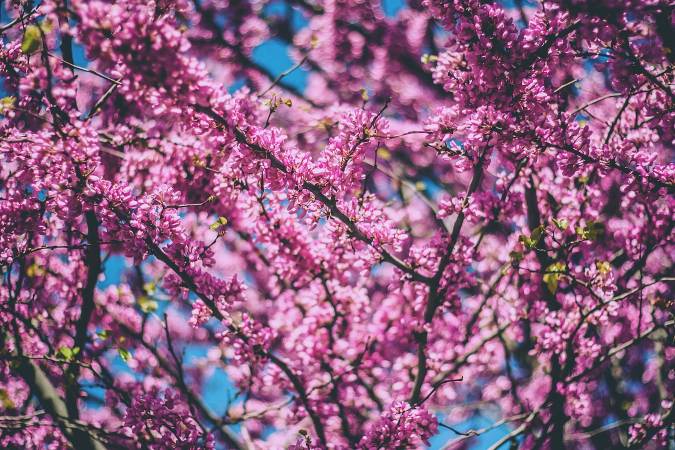
#> input picture create_bucket/ax/photo-1442410519123-a33d5dc262b1.jpg, 1350 x 900 px, given in place of axphoto-1445140463371-d8036feedc2f.jpg, which was not available (shown at 1/2 size)
$ python image.py
#> lines starting #> are read from the running program, lines starting #| are printed output that depends on the picture; pictures that were not available may be replaced by others from this repository, and a replacement may not be noted
import time
from PIL import Image, ImageFilter
import os
import concurrent.futures

PATH = "D:\\job\Code\\create_bucket\\ax\\"


def resize_image(path):
    size = (200, 200)
    img_byte = Image.open(path)
#> img_byte is the input picture: PIL image 1350x900 RGB; mean R, G, B 139.9, 94.7, 127.3
    # img = img_byte.filter(ImageFilter.BoxBlur(15))


    img=img_byte.convert('1')
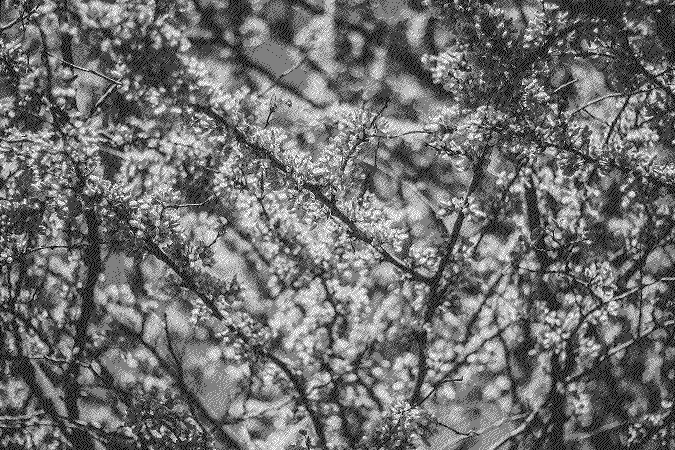
#> img: PIL image 1350x900 1 (shown at 1/2 size); 43.7% white in thin lines or dots
    img.thumbnail(size)
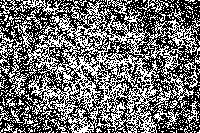
#> img: PIL image 200x133 1; 43.3% white in thin lines or dots

    save_path = PATH + '\\' + 'thumbnail\\' + path.split('\\')[5]
    img.save(save_path)
    print(F"image {path} was saved successfully")


# Press the green button in the gutter to run the script.
if __name__ == '__main__':

    print('process startted')
    t1 = time.perf_counter()
    for img_dir, _, image_name in os.walk(PATH):
        image_list = [img_dir + x for x in image_name]

        break
    with concurrent.futures.ThreadPoolExecutor() as ex:
        ex.map(resize_image, image_list)
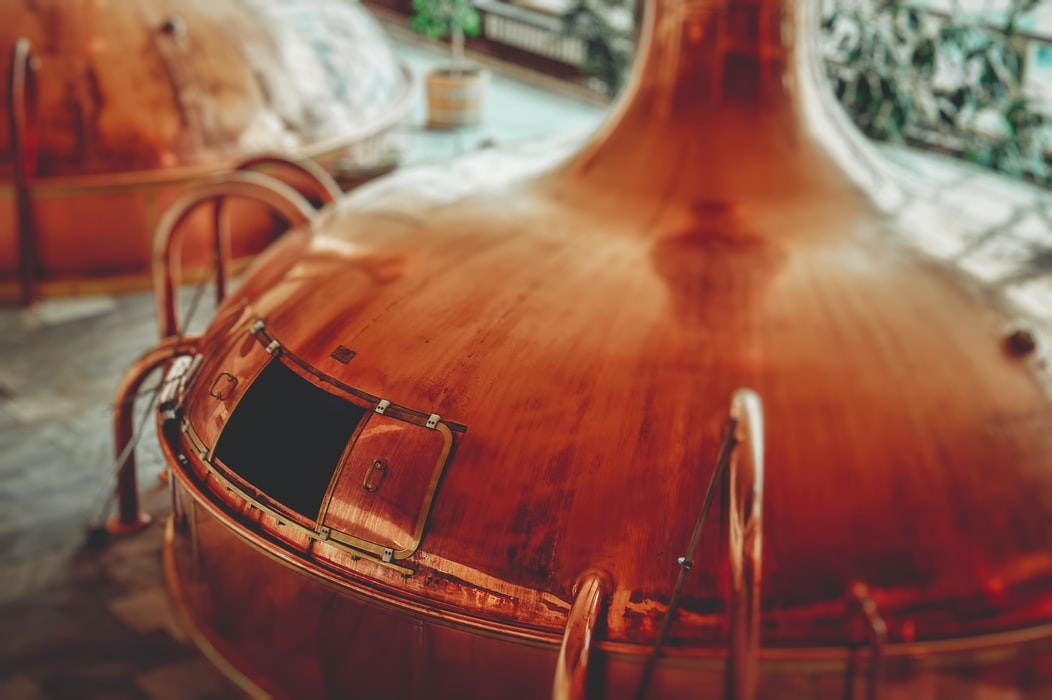
#> input picture create_bucket/ax/photo-1445140463371-d8036feedc2f.jpg, 1052 x 700 px, given in place of axphoto-1457337771881-93c35845fd4a.jpg, which was not available
#> in resize_image, img_byte is the input picture: PIL image 1052x700 RGB; mean R, G, B 140.6, 90.3, 73.5
#> in resize_image (call 2), `img=img_byte.convert('1')`:
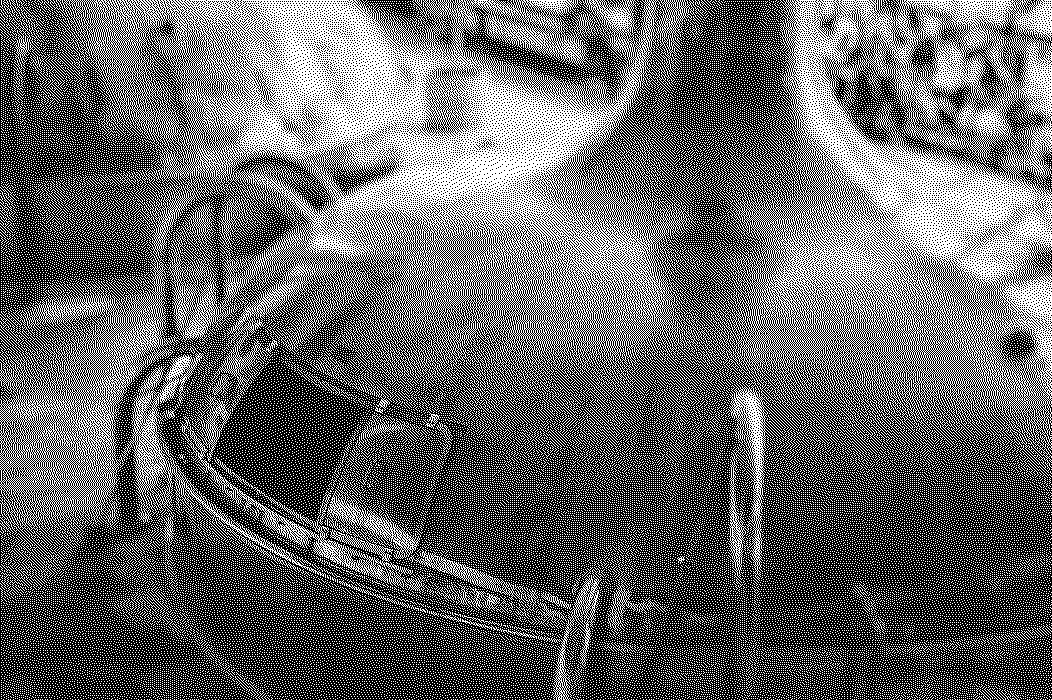
#> img: PIL image 1052x700 1; 40.3% white in thin lines or dots
#> in resize_image (call 2), `img.thumbnail(size)`:
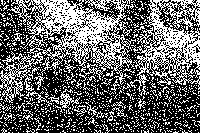
#> img: PIL image 200x133 1; 40.1% white in thin lines or dots
    t2 = time.perf_counter()
#> (the run stopped early here; a loop or call above may not have finished)
